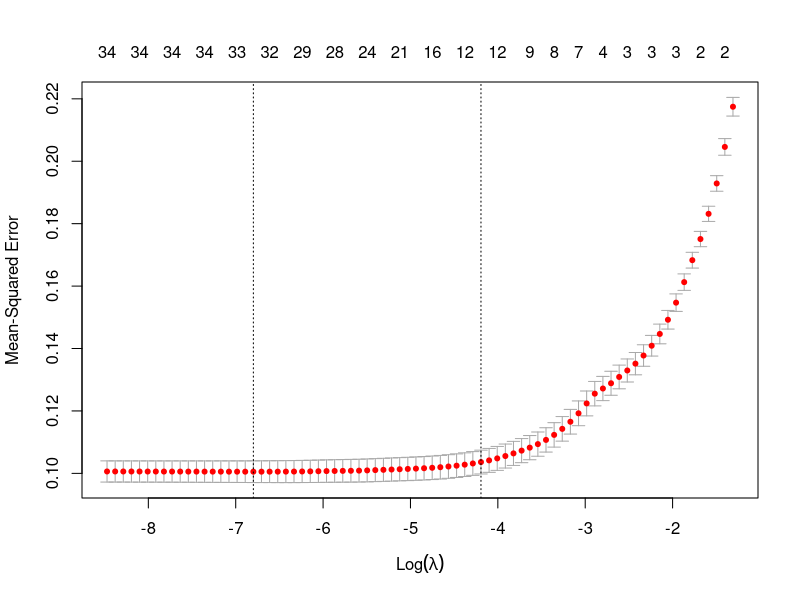
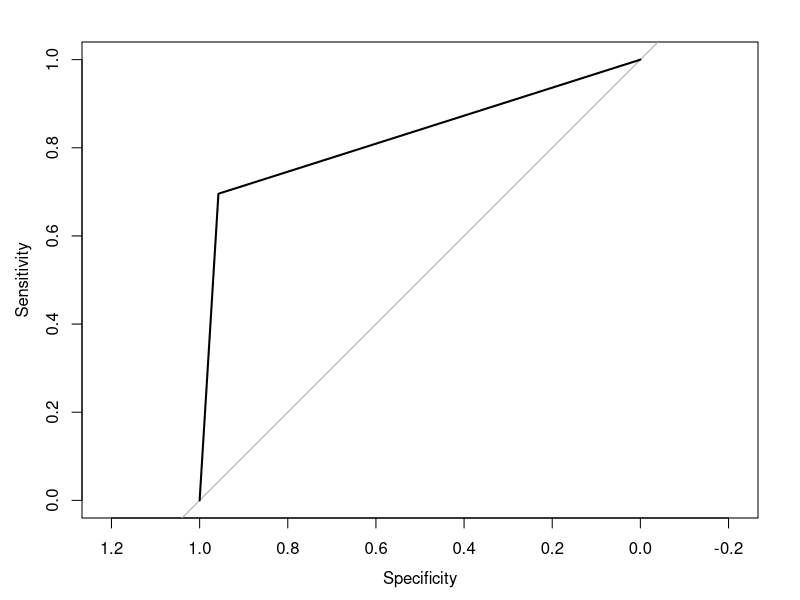
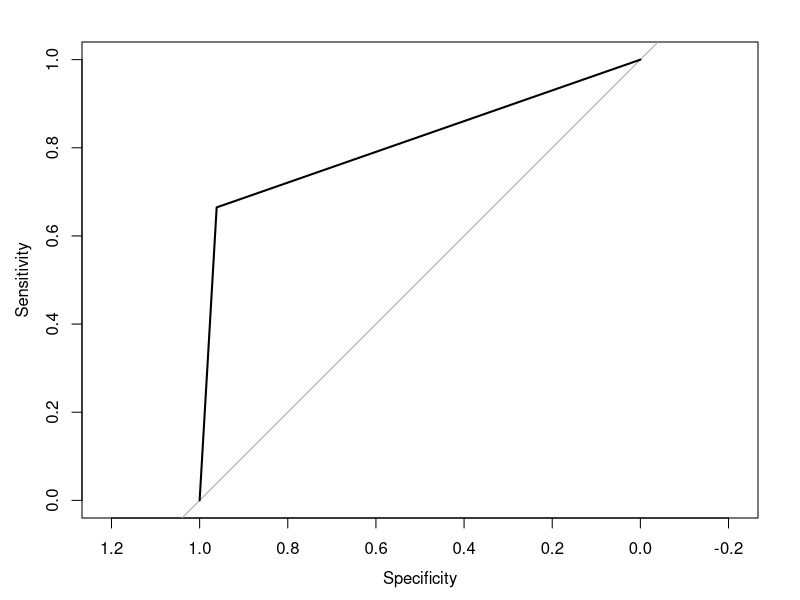

Reproduce these figures in R, in order.
#Code for binary logistic regression

#set working directory appropriately. It's recommended to set it to where your folder 636-project lives.
#Check current working directory with getwd()
#Set current working directory with setwd()
#read two class datasets
train_data = read.csv("train_data_two_class.csv", header = TRUE)
test_data = read.csv("test_data_two_class.csv", header = TRUE)

library(glmnet)

xtrain = train_data[ , !(names(train_data) %in% "Target")]
xtrain = scale(xtrain) #scaling needed for lasso
xtest = test_data[ , !(names(test_data) %in% "Target")]
ytrain = train_data["Target"]
ytrain$Target = ifelse(ytrain$Target == "Dropout", 1, 0) #needed for glmnet to work.
ytest = test_data["Target"]
ytest$Target = ifelse(ytest$Target == "Dropout", 1, 0) #needed for glmnet to work.


# Lasso model using lambda chosen by cross-validation
cv.out = cv.glmnet(as.matrix(xtrain), as.matrix(ytrain), alpha=1)
plot(cv.out)
bestlam = cv.out$lambda.min 
lambda1se = cv.out$lambda.1se

# coeficients of the final model
coef_cv=coef(cv.out, s = "lambda.min")
coef_cv

#Test error with bestlam
lasso.pred = predict(cv.out, s = bestlam, newx = as.matrix(scale(xtest)), type="response")

#apply a basic threshold of 0.5
lasso.pred = ifelse(lasso.pred > 0.5, 1, 0)
error_glm = mean(lasso.pred != ytest$Target) #0.1266968 -- not bad!
error_glm
##confusion matrix
table(lasso.pred, ytest$Target)
#roc auc
require(pROC)
roc_object = roc(ytest$Target, lasso.pred)
auc(roc_object) #0.8266
plot(roc_object)


#also try using lambda1se
#One Standard Error Rule: The One Standard Error Rule can be used to compare models with 
#different numbers of parameters in order to select the most parsimonious model with
#low error.

# coeficients of the final model
coef_cv1se=coef(cv.out, s = "lambda.1se")
coef_cv1se

#Test error with lambda1se
lasso.pred1se = predict(cv.out, s = lambda1se, newx = as.matrix(scale(xtest)), type="response")
lasso.pred1se = ifelse(lasso.pred1se > 0.5, 1, 0)
#apply a basic threshold of 0.5
error_glm1se = mean(lasso.pred1se != ytest$Target) 
error_glm1se #almost the same but model is more parsimonious
##confusion matrix
table(lasso.pred1se, ytest$Target)

require(pROC)
roc_object = roc(ytest$Target, lasso.pred1se)
auc(roc_object) #0.9072
plot.roc(roc_object)